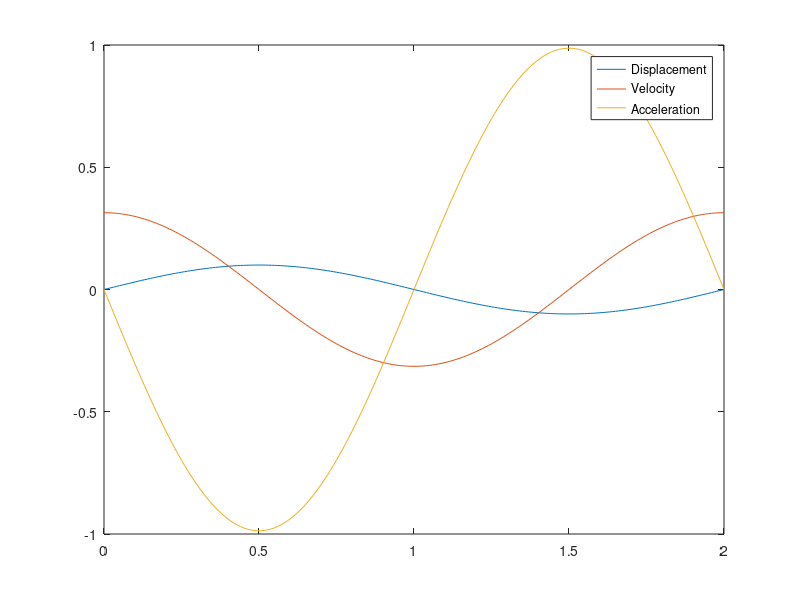

MATLAB code for this plot:
clear all
close all

w = 0.5;
t = 0:0.01:2;
A = 0.1;


u = A*sin(2*pi*w*t);

v = 2*pi*w*A*cos(2*pi*w*t);

a = -4*(pi^2)*(w^2)*A*sin(2*pi*w*t);

plot(t,u,t,v,t,a)
legend('Displacement','Velocity','Acceleration','Location','Best')
